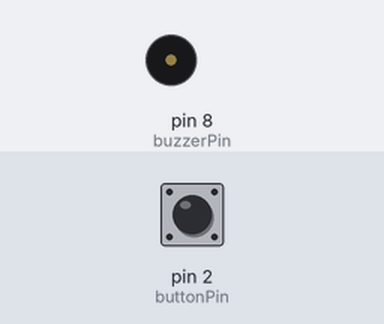
This sketch was run on a simulated Arduino Uno, built with avr-gcc and run on an emulated ATmega328P. On the bench: buzzer (waves = sounding, pin HIGH). Inputs (shaded band) come from the test bench; at power-on: pin 2 (buttonPin) HIGH.

Above: at 1.2 s.
1.3 s: pin 2 (buttonPin) pulled LOW for 0.15 s
At 1.37 s:
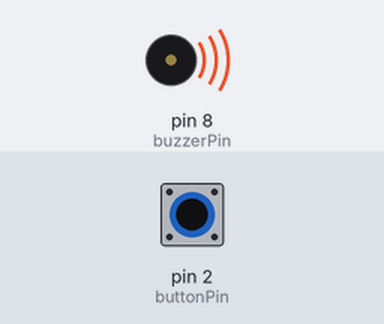
2.9 s: pin 2 (buttonPin) pulled LOW for 3.2 s
At 7.0 s:
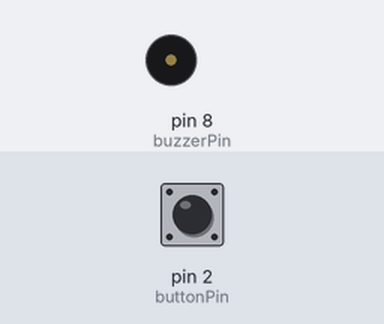
Timing chart, 0 to 8.5 s (numbered marks = the images above; inputs shaded):
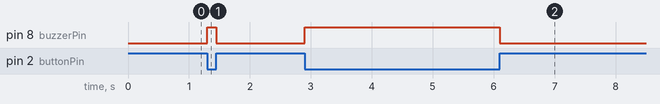

The sketch:

aktifBuzzer_Pizeo.ino
```cpp
int buttonPin = 2; //buton'un degerini aldigimiz pin
int buzzerPin = 8; //buzzer'in bagli oldugu pin(AKTIF)
int buttonState; //buton durumu

void setup() {
  pinMode(buzzerPin,OUTPUT);
  pinMode(buttonPin,INPUT_PULLUP);
}

void loop() {
  buttonState = digitalRead(buttonPin); //Butonun durumunu digitalRead ile okuyoruz
  if(buttonState == HIGH){ //Pullup kullandigimiz icin
    digitalWrite(buzzerPin,LOW); // Buton HIGH iken Buzzer LOW
  }
  else{
    digitalWrite(buzzerPin,HIGH); // Buton LOW iken Buzzer HIGH
  }

}
```

Measured:
- after the input at 1.3 s, pin 8 (buzzerPin): LOW → HIGH at once, → LOW 0.15 s later
- after the input at 2.9 s, pin 8 (buzzerPin): LOW → HIGH at once, → LOW 3.2 s later
